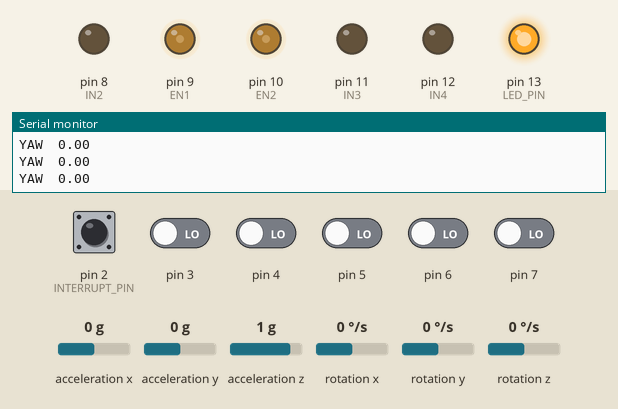
Recording of a sketch running on a simulated Arduino Uno, built with avr-gcc and run on an emulated ATmega328P. Shown: output pins drawn as LEDs (lit = HIGH), the last lines printed to the serial monitor. The inputs (shaded band) are chosen by the test bench; at power-on: pin 2 (INTERRUPT_PIN), pin 3–7 LOW, rotation z 0 °/s, acceleration x 0 g, acceleration y 0 g, acceleration z 1 g, rotation x 0 °/s, rotation y 0 °/s. The sensor or clock chip raises its interrupt line as the real part does.

Above: at 2.7 s.
2.8 s: rotation z set to -192 °/s
5.8 s: pin 3 driven HIGH
At 7.5 s:
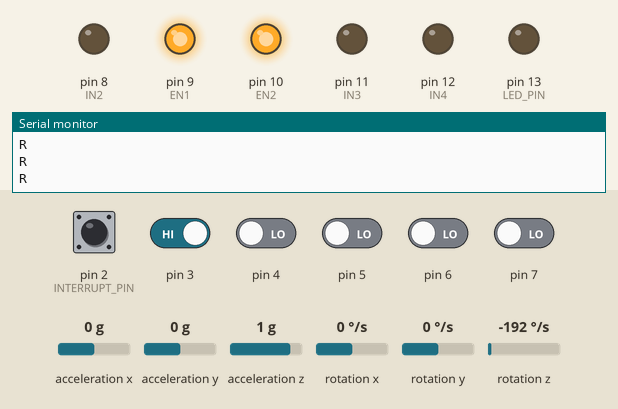
8.8 s: pin 5 driven HIGH
At 9.8 s:
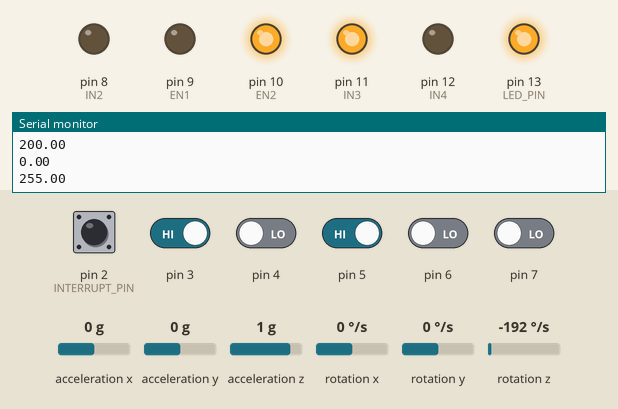
10.4 s: pin 6 driven HIGH
At 11.2 s:
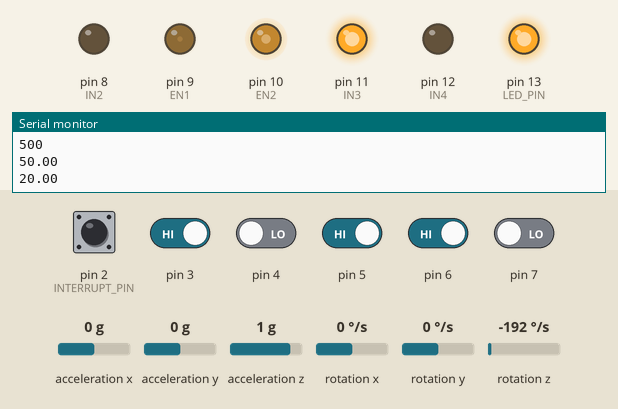
11.9 s: pin 7 driven HIGH
At 12.6 s:
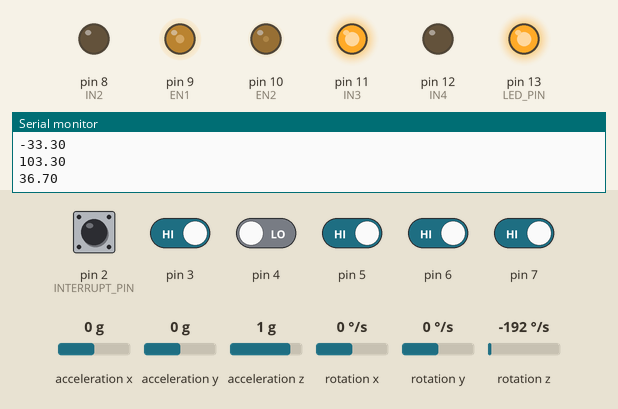
13.4 s: pin 6 driven LOW
At 13.9 s:
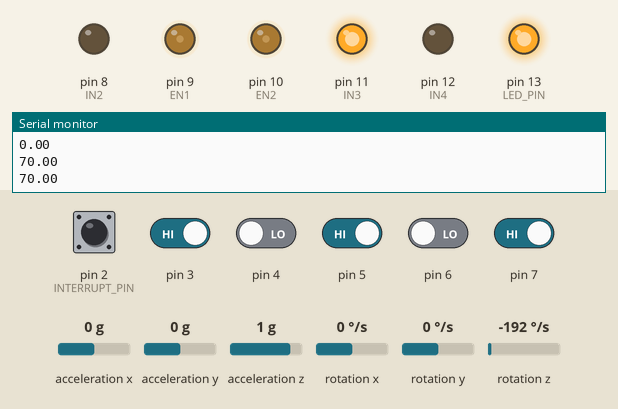
Timing chart, 0 to 15.9 s (numbered marks = the images above; inputs shaded):
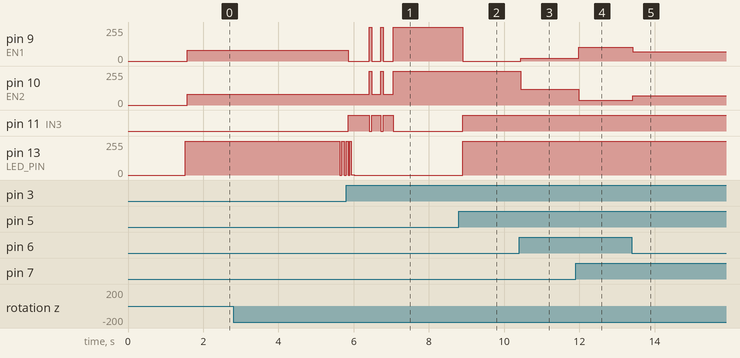

The sketch:

LF.ino
```cpp
#include "LF.h"
int sensor_1 , sensor_2 , sensor_3 , sensor_4 , sensor_5 ;
int flag = 0 ;
//extern double startangle,newangle;
void setup ( ) {
  INIT();
  Serial.begin(9600);
}
void loop ( ) {


  Read(&sensor_1,&sensor_2,&sensor_3,&sensor_4,&sensor_5);
  if(sensor_1==0 && sensor_2==0 ){
    left();
  } else if(sensor_5==0 && sensor_4==0 && sensor_3==0 ){
    right();
     Stop();
    delay(10);
    Serial.println("R");
 }
  else if((sensor_3==0) ){
    Forward_PID2();
    Serial.println("f");
    Serial.println(sensor_1);
    Serial.println(sensor_2);
    Serial.println(sensor_3);
    Serial.println(sensor_4);
    Serial.println(sensor_5);
  }else if ((sensor_1==1) && (sensor_2==0)){
    Forward_PID2();
  }
  else if ((sensor_5==1) && (sensor_4==0)){
    Forward_PID2();
  }

  else if(sensor_5==0 && sensor_4==0 ){

    right();
    Stop();
    delay(10);
    Serial.println("R");
 }
 else if ((sensor_5==1) && (sensor_4==1 && sensor_3==1 && sensor_2==1 && sensor_1==1)){
    Uturn();
  }/*else if (sensor_5==0 && sensor_4==0 && sensor_3==0 && sensor_1==0 && sensor_2==0){
      forward();
      delay(100);
      if (sensor_5==0 && sensor_4==0 && sensor_3==0 && sensor_1==0 && sensor_2==0){
       Stop();
      }else {
      left();
  }*/
 }
/*  else if(sensor_1==1&&sensor_2==1&&sensor_3==1&&sensor_4==1&&sensor_5==1){
    Stop();
    delay(1000);
    //Uturn();
  }

}*/


//if(sensor_1==0&&sensor_2==0){
//  Turn_Left();
//  Serial.println("L");
//  }
//else if(sensor_3==0){
//  //double sp1=70,sp2=70;
//Forward_PID2();
//Serial.println("F");
// }
// else if(sensor_1==1&&sensor_2==1&&sensor_3==1&&sensor_4==0&&sensor_5==0){
//  right();
//  Serial.println("R");
//  }
//  else if(sensor_1==1&&sensor_2==1&&sensor_3==1&&sensor_4==1&&sensor_5==1){
//  right();
//  Serial.println("U-turn");
//  }
```

LF.cpp
```cpp
#include <Arduino.h>
#include "LF.h"
#include <PID_v1.h>
double startangle = 0, newangle = 0, Output = 0;
String tmp;
int previous_error = 0;
int oldtime=0;
int newtime=0;
int dt;
int dE;
int error = 0;
float errorslope;
float errorarea=0;
int a;
double correction=0;
double heading = 0;
int setpoint=0;
int pos;
int sensor1 , sensor2 , sensor3 , sensor4 , sensor5 ;
PID myPID(&newangle, &Output, &startangle, Kp, Ki, Kd, DIRECT);
// I2Cdev and MPU6050 must be installed as libraries, or else the .cpp/.h files
// for both classes must be in the include path of your project
#include "I2Cdev.h"

#include "MPU6050_6Axis_MotionApps20.h"
//#include "MPU6050.h" // not necessary if using MotionApps include file

// Arduino Wire library is required if I2Cdev I2CDEV_ARDUINO_WIRE implementation
// is used in I2Cdev.h
#if I2CDEV_IMPLEMENTATION == I2CDEV_ARDUINO_WIRE
#include "Wire.h"
#endif

// class default I2C address is 0x68
// specific I2C addresses may be passed as a parameter here
// AD0 low = 0x68 (default for SparkFun breakout and InvenSense evaluation board)
// AD0 high = 0x69
MPU6050 mpu;
//MPU6050 mpu(0x69); // <-- use for AD0 high

/* =========================================================================
   NOTE: In addition to connection 3.3v, GND, SDA, and SCL, this sketch
   depends on the MPU-6050's INT pin being connected to the Arduino's
   external interrupt #0 pin. On the Arduino Uno and Mega 2560, this is
   digital I/O pin 2.
   ========================================================================= */

/* =========================================================================
   NOTE: Arduino v1.0.1 with the Leonardo board generates a compile error
   when using Serial.write(buf, len). The Teapot output uses this method.
   The solution requires a modification to the Arduino USBAPI.h file, which
   is fortunately simple, but annoying. This will be fixed in the next IDE
   release. For more info, see these links:

   http://arduino.cc/forum/index.php/topic,109987.0.html
   http://code.google.com/p/arduino/issues/detail?id=958
   ========================================================================= */


#define OUTPUT_READABLE_YAWPITCHROLL


#define INTERRUPT_PIN 2  // use pin 2 on Arduino Uno & most boards
#define LED_PIN 13 // (Arduino is 13, Teensy is 11, Teensy++ is 6)
bool blinkState = false;

// MPU control/status vars
bool dmpReady = false;  // set true if DMP init was successful
uint8_t mpuIntStatus;   // holds actual interrupt status byte from MPU
uint8_t devStatus;      // return status after each device operation (0 = success, !0 = error)
uint16_t packetSize;    // expected DMP packet size (default is 42 bytes)
uint16_t fifoCount;     // count of all bytes currently in FIFO
uint8_t fifoBuffer[64]; // FIFO storage buffer

// orientation/motion vars
Quaternion q;           // [w, x, y, z]         quaternion container
VectorInt16 aa;         // [x, y, z]            accel sensor measurements
VectorInt16 aaReal;     // [x, y, z]            gravity-free accel sensor measurements
VectorInt16 aaWorld;    // [x, y, z]            world-frame accel sensor measurements
VectorFloat gravity;    // [x, y, z]            gravity vector
float euler[3];         // [psi, theta, phi]    Euler angle container
float ypr[3];           // [yaw, pitch, roll]   yaw/pitch/roll container and gravity vector

// packet structure for InvenSense teapot demo
uint8_t teapotPacket[14] = { '$', 0x02, 0, 0, 0, 0, 0, 0, 0, 0, 0x00, 0x00, '\r', '\n' };
// ================================================================
// ===               INTERRUPT DETECTION ROUTINE                ===
// ================================================================

volatile bool mpuInterrupt = false;     // indicates whether MPU interrupt pin has gone high
void dmpDataReady() {
  mpuInterrupt = true;
}

void forward(double* SpeedR,double* SpeedL) {
  analogWrite(EN1, (int)*SpeedR);
  digitalWrite(IN1, HIGH);
  digitalWrite(IN2, LOW);
  analogWrite(EN2, (int)*SpeedL);
  digitalWrite(IN3, HIGH);
  digitalWrite(IN4, LOW);
  Serial.println(*SpeedR);
  Serial.println(*SpeedL);
}
void Forward_PID()
{
  double SpeedR = INITIAL_SPEEDR, SpeedL = INITIAL_SPEEDL;
  myPID.Compute();
  SpeedR = SpeedR - Output;
  SpeedL = SpeedL + Output;
  SpeedR = constrain(SpeedR, 30, 255);
  SpeedL = constrain(SpeedL, 30, 255);
  forward(&SpeedR,&SpeedL);
//  Serial.println(Output);
//  Serial.println(SpeedR);
//  Serial.println(SpeedL);
  delay(1000);
}
void Forward_PID2(){
       double SpeedR = INITIAL_SPEEDR, SpeedL = INITIAL_SPEEDL;

       Read(&sensor1,&sensor2,&sensor3,&sensor4,&sensor5);
       pos=((((2*~(sensor1))+(1*~(sensor2))+(-1*~(sensor4))+(-2*~(sensor5)))*1000)/(sensor1+sensor2+sensor4+sensor5));
       if(heading == 90)
       {
          startangle = 90;
       }
       else if(heading == -90)
       {
          startangle = -90;
       }
       else if(heading == 180)
       {
          startangle = 175 ;
       }

       oldtime=newtime;
       newtime=millis();
       dt=0.001*(newtime-oldtime);
       error=setpoint-pos;
       dE=error-previous_error;
       errorslope=dE/dt;
       errorarea=errorarea+error*dt;
       correction=Kp*error+Kd*errorslope+Ki*errorarea;
       SpeedR -=correction;
       SpeedL +=correction;
       SpeedR=constrain(SpeedR,0,255);
       SpeedL=constrain(SpeedL,0,255);
       forward(&SpeedR,&SpeedL );
      Serial.println(error);
      Serial.println(correction);
      Serial.println(SpeedR);
      Serial.println(SpeedL);

      //Serial.println(SpeedR);
      //Serial.println(SpeedL);
      previous_error=error;

  }
void left() {
  newangle=ReadMPU();
  if (heading==0){
  while(newangle > - 90){
  analogWrite(EN1, 80);
  digitalWrite(IN1, HIGH);
  digitalWrite(IN2, LOW);
  analogWrite(EN2,80);
  digitalWrite(IN3, LOW);
  digitalWrite(IN4,LOW);
  newangle=ReadMPU();
  }}else if (heading==-90){
  while(newangle > - 175){
  analogWrite(EN1, 80);
  digitalWrite(IN1, HIGH);
  digitalWrite(IN2, LOW);
  analogWrite(EN2, 80);
  digitalWrite(IN3, LOW);
  digitalWrite(IN4, LOW);
  newangle=ReadMPU();
  }}else if (heading==90){
  while(newangle > 0){
  analogWrite(EN1, 80);
  digitalWrite(IN1, HIGH);
  digitalWrite(IN2, LOW);
  analogWrite(EN2, 80);
  digitalWrite(IN3, LOW);
  digitalWrite(IN4, LOW);
  newangle=ReadMPU();
  }}else if (heading==180){
  while(newangle > 90){
  analogWrite(EN1, 80);
  digitalWrite(IN1, HIGH);
  digitalWrite(IN2, LOW);
  analogWrite(EN2, 80);
  digitalWrite(IN3, LOW);
  digitalWrite(IN4, LOW);
  newangle=ReadMPU();
  }}
  switch((int)heading){
    case -90 :
     heading=180;
     break;
    default :
     heading-=90;
     break;
  }

}
void right() {
  if (heading==0){
  while(newangle < 30){
    analogWrite(EN1, 0);
    digitalWrite(IN1, LOW);
    digitalWrite(IN2, LOW);
    analogWrite(EN2, 80);
    digitalWrite(IN3, HIGH);
    digitalWrite(IN4, LOW);
    newangle = ReadMPU();
  }}else if (heading==-90){
  while(newangle < -30){
    analogWrite(EN1, 0);
    digitalWrite(IN1, LOW);
    digitalWrite(IN2, LOW);
    analogWrite(EN2, 80);
    digitalWrite(IN3, HIGH);
    digitalWrite(IN4, LOW);
    newangle = ReadMPU();
  }}else if (heading==90){
  while(newangle < 90){
    analogWrite(EN1, 0);
    digitalWrite(IN1, LOW);
    digitalWrite(IN2, LOW);
    analogWrite(EN2, 80);
    digitalWrite(IN3, HIGH);
    digitalWrite(IN4, LOW);
    newangle = ReadMPU();
  }}if (heading==180){
  while(newangle < -30){
   analogWrite(EN1, 0);
    digitalWrite(IN1, LOW);
    digitalWrite(IN2, LOW);
    analogWrite(EN2, 80);
    digitalWrite(IN3, HIGH);
    digitalWrite(IN4, LOW);
    newangle = ReadMPU();
  }}
  switch((int)heading){
    case 180 :
     heading=-90;
     break;
    default :
     heading+=90;
     break;
  }
}
void Uturn() {
  if (heading==0){
  while(newangle < 175){
    analogWrite(EN1, 120);
    digitalWrite(IN1, LOW);
    digitalWrite(IN2, LOW);
    analogWrite(EN2, 80);
    digitalWrite(IN3, HIGH);
    digitalWrite(IN4, LOW);
    newangle = ReadMPU();
  }}if (heading==90){
  while(newangle < -75){
    analogWrite(EN1, 120);
    digitalWrite(IN1, LOW);
    digitalWrite(IN2, LOW);
    analogWrite(EN2, 80);
    digitalWrite(IN3, HIGH);
    digitalWrite(IN4, LOW);
    newangle = ReadMPU();
  }}if (heading==-90){
  while(newangle < 75){
    analogWrite(EN1, 120);
    digitalWrite(IN1, LOW);
    digitalWrite(IN2, LOW);
    analogWrite(EN2, 80);
    digitalWrite(IN3, HIGH);
    digitalWrite(IN4, LOW);
    newangle = ReadMPU();
  }}if (heading==180){
  while(newangle < 0){
    analogWrite(EN1, 120);
    digitalWrite(IN1, LOW);
    digitalWrite(IN2, LOW);
    analogWrite(EN2, 80);
    digitalWrite(IN3, HIGH);
    digitalWrite(IN4, LOW);
    newangle = ReadMPU();
  }}

  switch((int)heading){
    case 180 :
     heading=0;
     break;
    case 90 :
     heading=-90;
     break;
    default :
     heading+=180;
     break;
  }
}
void backward() {
  analogWrite(EN1, 255);
  digitalWrite(IN1, LOW);
  digitalWrite(IN2, HIGH);
  analogWrite(EN2, 255);
  digitalWrite(IN3, LOW);
  digitalWrite(IN4, HIGH);
}
void Stop() {
  analogWrite(EN1, 255);
  digitalWrite(IN1, LOW);
  digitalWrite(IN2, LOW);
  analogWrite(EN2, 255);
  digitalWrite(IN3, LOW);
  digitalWrite(IN4, LOW);
}
void Read(int* S1, int* S2, int* S3, int* S4, int* S5) {
  *S1 = digitalRead (3) ;
  delay ( ADC_stabilize ) ;  //stabilize
  *S1 = digitalRead (3) ;
  delay ( ADC_stabilize ) ;
  *S2 = digitalRead (4) ;
  delay ( ADC_stabilize ) ;
  *S2 = digitalRead (4) ;
  delay (ADC_stabilize) ;
  *S3 = digitalRead (5) ;
  delay (ADC_stabilize) ;
  *S3 = digitalRead (5) ;
  delay (ADC_stabilize) ;
  *S4 = digitalRead (6) ;
  delay (ADC_stabilize) ;
  *S4 = digitalRead (6) ;
  delay (ADC_stabilize) ;
  *S5 = digitalRead(7) ;
  delay (ADC_stabilize);
  *S5 = digitalRead (7) ;
  delay (ADC_stabilize) ;
}
double ReadMPU() {
  //Read(&sensor_1 ,&sensor_2 ,&sensor_3 ,&sensor_4 ,&sensor_5);
  // if programming failed, don't try to do anything
  if (!dmpReady) return;
  // read a packet from FIFO
  if (mpu.dmpGetCurrentFIFOPacket(fifoBuffer)) { // Get the Latest packet

#ifdef OUTPUT_READABLE_YAWPITCHROLL
    // display Euler angles in degrees
    mpu.dmpGetQuaternion(&q, fifoBuffer);
    mpu.dmpGetGravity(&gravity, &q);
    mpu.dmpGetYawPitchRoll(ypr, &q, &gravity);
    Serial.print("YAW\t");
    Serial.println(ypr[0] * 180 / M_PI);
#endif
    // blink LED to indicate activity
    blinkState = !blinkState;
    digitalWrite(LED_PIN, blinkState);
  }
  return ypr[0] * 180 / M_PI;
}
void INIT() {
  newtime=millis();
  startangle=ReadMPU();
  pinMode(IN1, OUTPUT);
  pinMode(IN2, OUTPUT);
  pinMode(IN3, OUTPUT);
  pinMode(IN4, OUTPUT);
  pinMode(EN1, OUTPUT);
  pinMode(EN2, OUTPUT);
  // join I2C bus (I2Cdev library doesn't do this automatically)
#if I2CDEV_IMPLEMENTATION == I2CDEV_ARDUINO_WIRE
  Wire.begin();
  Wire.setClock(400000); // 400kHz I2C clock. Comment this line if having compilation difficulties
#elif I2CDEV_IMPLEMENTATION == I2CDEV_BUILTIN_FASTWIRE
  Fastwire::setup(400, true);
#endif

  // initialize serial communication
  // (115200 chosen because it is required for Teapot Demo output, but it's
  // really up to you depending on your project)
  Serial.begin(115200);
  while (!Serial); // wait for Leonardo enumeration, others continue immediately

  // NOTE: 8MHz or slower host processors, like the Teensy @ 3.3V or Arduino
  // Pro Mini running at 3.3V, cannot handle this baud rate reliably due to
  // the baud timing being too misaligned with processor ticks. You must use
  // 38400 or slower in these cases, or use some kind of external separate
  // crystal solution for the UART timer.

  // initialize device
  Serial.println(F("Initializing I2C devices..."));
  mpu.initialize();
  pinMode(INTERRUPT_PIN, INPUT);

  // verify connection
  Serial.println(F("Testing device connections..."));
  Serial.println(mpu.testConnection() ? F("MPU6050 connection successful") : F("MPU6050 connection failed"));

  // wait for ready
  delay(1000);

  // load and configure the DMP
  Serial.println(F("Initializing DMP..."));
  devStatus = mpu.dmpInitialize();

  // supply your own gyro offsets here, scaled for min sensitivity
  mpu.setXGyroOffset(220);
  mpu.setYGyroOffset(76);
  mpu.setZGyroOffset(-85);
  mpu.setZAccelOffset(1788); // 1688 factory default for my test chip

  // make sure it worked (returns 0 if so)
  if (devStatus == 0) {
    // Calibration Time: generate offsets and calibrate our MPU6050
    mpu.CalibrateAccel(6);
    mpu.CalibrateGyro(6);
    mpu.PrintActiveOffsets();
    // turn on the DMP, now that it's ready
    Serial.println(F("Enabling DMP..."));
    mpu.setDMPEnabled(true);

    // enable Arduino interrupt detection
    Serial.print(F("Enabling interrupt detection (Arduino external interrupt "));
    Serial.print(digitalPinToInterrupt(INTERRUPT_PIN));
    Serial.println(F(")..."));
    attachInterrupt(digitalPinToInterrupt(INTERRUPT_PIN), dmpDataReady, RISING);
    mpuIntStatus = mpu.getIntStatus();

    // set our DMP Ready flag so the main loop() function knows it's okay to use it
    Serial.println(F("DMP ready! Waiting for first interrupt..."));
    dmpReady = true;

    // get expected DMP packet size for later comparison
    packetSize = mpu.dmpGetFIFOPacketSize();
  } else {
    // ERROR!
    // 1 = initial memory load failed
    // 2 = DMP configuration updates failed
    // (if it's going to break, usually the code will be 1)
    Serial.print(F("DMP Initialization failed (code "));
    Serial.print(devStatus);
    Serial.println(F(")"));
  }

  // configure LED for output
  pinMode(LED_PIN, OUTPUT);


  myPID.SetOutputLimits(OUTPUT_LIMIT * -1, OUTPUT_LIMIT);
  //turn the PID on
  myPID.SetMode(AUTOMATIC);
  startangle=ReadMPU();


}
```

LF.h
```cpp
#ifndef LF_H_
#define LF_H_
#define EN1 9
#define EN2 10
#define IN1 13
#define IN2 8
#define IN3 11
#define IN4 12
#define ADC_stabilize 5
#define INITIAL_SPEEDR   70
#define INITIAL_SPEEDL   70
#define Kp              0.1
#define Kd              0
#define Ki              0.000
#define OUTPUT_LIMIT    200
void forward(double* SpeedR,double* SpeedL);
void backward(void);
void right(void);
void Uturn(void);
void left(void);
void Stop(void);
double ReadMPU(void);
void INIT(void);
void Forward_PID(void);
void Read(int* S1, int* S2, int* S3, int* S4, int* S5);
void Forward_PID2();
#endif
```

Measured:
- after the input at 2.8 s, pin 13 (LED_PIN): 255/255 → 0/255 after 2.8 s
- after the input at 5.8 s, pin 9 (EN1): 80/255 → 0/255 after 0.06 s, then repeats every 0.31 s: 255/255 0.06 s, 0/255 0.25 s, until it stays 255/255 from 7.0 s; pin 10 (EN2): alternates 255/255 for 0.06 s and 80/255 for 0.26 s, 5 changes in all, then stays 255/255, starting after 0.62 s
- after the input at 8.8 s, pin 9 (EN1): 255/255 → 0/255 after 0.11 s; pin 11 (IN3): LOW → HIGH after 0.11 s; pin 13 (LED_PIN): 0/255 → 255/255 after 0.11 s
- after the input at 10.4 s, pin 9 (EN1): 0/255 → 20/255 after 0.05 s; pin 10 (EN2): 255/255 → 120/255 after 0.05 s
- after the input at 11.9 s, pin 9 (EN1): 20/255 → 103/255 after 0.09 s; pin 10 (EN2): 120/255 → 36/255 after 0.09 s
- after the input at 13.4 s, pin 9 (EN1): 103/255 → 70/255 at once; pin 10 (EN2): 36/255 → 70/255 at once
